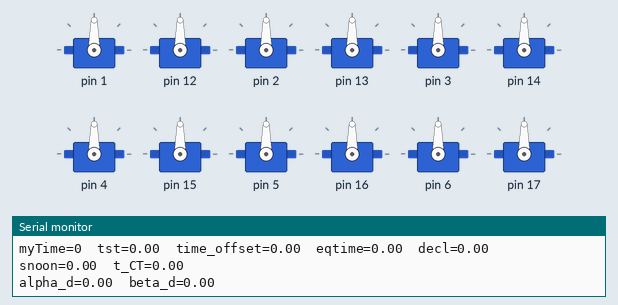
This sketch was run on a simulated Arduino Uno, built with avr-gcc and run on an emulated ATmega328P. Parts: 12 × servo, the last lines printed to the serial monitor.

Above: at 0.1 s.
At 60.3 s:
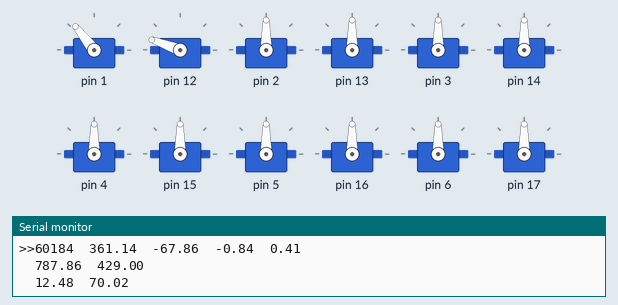
Timing chart, 0 to 61.8 s (numbered marks = the images above):
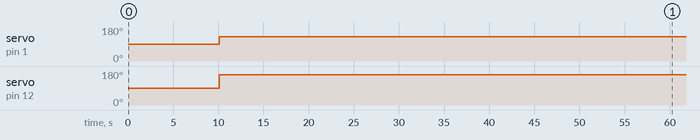

Measured:
- by itself, servo on pin 1: 90° → 128° at 10.1 s
- by itself, servo on pin 12: 90° → 159° at 10.1 s, → 160° 50.1 s later

The sketch:

SolarStill_test16_d.ino
```cpp
#include <Servo.h>
#include <math.h>

/*
 * Link for solar information:(1) https://www.esrl.noaa.gov/gmd/grad/solcalc/ ****use this one
                              (2) https://www.esrl.noaa.gov/gmd/grad/solcalc/azel.html
                              (3) https://www.timeanddate.com/sun/usa/las-cruces
 * Las Cruces Coorinate: 32.287989° N(+), -106.75385° W (-)
 * Azimuth and Elevation - an angular coordinate system for locating positions in the sky. Azimuth is measured clockwise from true north
   to the point on the horizon directly below the object. Elevation is measured vertically from that point on the horizon up to the object.
 * offset_azi_testunit=3;  offset_alt_testunit=3;  (in degree)
  */

          /*june 17 2021 - > day_of_year= 168*/

#define SERVOS 11
 int PTh=7;  //present time in hours*
 int PTm=8; //present time in minutes*
 int day_of_year= 170; //day of the year of the experiment*

 //---------------Solar_Angle---------------
 double Hour=0; //initiation of variable "Hour" (hour corresponds to current time)
 double gamma=0; //initiation of variable "gamma" (hour corresponds to current time)
 double eqtime=0; //initiation of variable "eqtime" (equation of time)
 double decl=0; //intiation of variable "decl" (solar declination angle (in radians))
 double time_offset=0; //initiation of variable "time_offset" (time offset (in minutes))
 double tst=0; //initiation of variable "tst" (true solar time (in minutes))
 double ha=0; //initiation of variable "ha" (solar hour angle (in radian))
 double phi=0; //initiation of variable "phi" (solar zenith angle (in radian))
 double alpha=0; //initiation of variable "alpha" (solar altitude angle (in radian))
 double beta=0; //initiation of variable "beta" (solar azimuth angle (in radian)
 double alpha_d=0; //initiation of variable "alpha_d" (solar altitude angle (in degree))
 double beta_d=0; //initiation of variable "beta_d" (solar altitude angle (in degree))
 double snoon=0; //initiation of variable "snoon" (solar noon (in minute))
 double t_CT=0; //initiation of variable "t_CT" (current time (in minutes))

 double s_x=0; //initiation of variable "s_x" (x-component of sun_vector)
 double s_y=0; //initiation of variable "s_y" (y-component of sun_vector)
 double s_z=0; //initiation of variable "s_z" (z-component of sun_vector)
 //-----------------------------------------

 double pi= 3.1415926; //value of 'pi'
 double r2d= 180/pi; //convesion ratio of radian to degree conversion
 double d2r= pi/180; //convesion ratio of degree to radian conversion
 double h=23.625; //height(in inch) of convex mirror focal point from the origin
                  //(centre point of the base on which these mirror units are intalled)

 int timezone=-6; //timezone in hour from UTC (Mountain Daylight Time)
 double latitude= 32.287989; //latitude position (in degree) of the experimental station (Jett Hall Annex)
 double longitude= -106.75385; //longitude position (in degree) of the experimental station (Jett Hall Annex)
 double lat= (d2r)*latitude; //latitude (in radian) for trigonometric functions
 unsigned long myTime;
 unsigned long last_seen;
//-------------------------------------------------------------------------

//---------------Mirror_UNITS-----------------
  //------Focus_Point--------
  double x[11]= {0,0,0,0,0,0,0,0,0,0,0}; //x position (in inch) of mirror unit
  double y[11]= {0,0,-18.75,0,0,0,0,0,0,0,0}; //y position (in inch) of unit#3
  double z[11]={h,h,h,h,h,h,h,h,h,h,h};; //z position (in inch) of unit#3
  //-------------------------

  double m_alt_d[11] = {0,0,0,0,0,0,0,0,0,0,0}; //inititiin of output of the function (mirror altitude angle)
  double m_azi_d[11] = {0,0,0,0,0,0,0,0,0,0,0}; //inititiin of output of the function (mirror azimuth angle)

  int offset_alt_d[11]={0,0,3,0,0,0,0,0,0,0,0}; //offset of altitude adjustment (in degree) for unit#3
  int offset_azi_d[11]={0,0,3,0,0,0,0,0,0,0,0}; //offset of azimuth adjustment (in degree) for unit#3
  int m_alt_d_offset[11]= {0,0,0,0,0,0,0,0,0,0,0}; //intial angle for altitude adjustment with offset for unit#3
  int m_azi_d_offset[11]= {0,0,0,0,0,0,0,0,0,0,0}; //intial angle for azimuth adjustment with offset for unit#3

  Servo myservo_alt[SERVOS]; //create servo object to control a servo for altitude adjustment for unit#3
  Servo myservo_azi[SERVOS]; //create servo object to control a servo for azimuthal adjustment for unit#3
//-------------------------------

void setup()
{
  //---------------UNIT#3--------------------

  for(int i=0; i<SERVOS; i++)
  {
    myservo_alt[i].attach(i+1); //attaches the 'altitude adjustment servo' of unit#3 on pin 5 to the servo object
    myservo_azi[i].attach(i+12); //attaches the 'azimuthal adjustment servo' of unit#3 on pin 6 to the servo object


        Serial.print("m_alt_d[i]=");
        Serial.print(m_alt_d[i]);
        Serial.print("\t");
        Serial.print("m_azi_d[i]=");
        Serial.print(m_azi_d[i]);
        Serial.print("\n");
  }
  //-----------------------------------------

    Serial.begin(9600);
    Serial.print("myTime=");
    Serial.print(myTime);
    Serial.print("\t");
    Serial.print("tst=");
    Serial.print(tst);
    Serial.print("\t");
    Serial.print("time_offset=");
    Serial.print(time_offset);
    Serial.print("\t");
    Serial.print("eqtime=");
    Serial.print(eqtime);
    Serial.print("\t");
    Serial.print("decl=");
    Serial.print(decl);
    Serial.print("\n");

    Serial.print("snoon=");
    Serial.print(snoon);
    Serial.print("\t");
    Serial.print("t_CT=");
    Serial.print(t_CT);
    Serial.print("\n");

    Serial.print("alpha_d=");
    Serial.print(alpha_d);
    Serial.print("\t");
    Serial.print("beta_d=");
    Serial.print(beta_d);
    Serial.print("\n");
}

void loop()
{
  myTime= millis();
  //-----------------------Solar_Angle----------------------------
    double Hour= (((PTh*60+PTm)*60000) +myTime)/3600000; //hour corresponds to current time

    double gamma= (2*pi/365)*(day_of_year-1+((Hour-12)/24));
                   //fractional year (in radian); [for leap year, use 366 instead of 365 in the denominator]
    eqtime= 229.18*(0.000075+0.001868*cos(gamma)-0.032077*sin(gamma)-0.014615*cos(2*gamma)-0.040849*sin(2*gamma));
                            //equation of time (in minutes)

   decl= 0.006918-0.399912*cos(gamma)+0.070257*sin(gamma)-0.006758*cos(2*gamma)+0.000907*sin(2*gamma)-0.002697*cos(3*gamma)+0.00148*sin(3*gamma);
                  //solar declination angle (in radians)
    time_offset= eqtime+4*longitude-60*timezone; //time offset (in minutes)

    tst= (PTh*60+PTm+time_offset) +(myTime/60000); //true solar time (in minutes)

    ha= (d2r)*((tst/4)-180); //solar hour angle(in radian)

    snoon= 360-4*longitude-eqtime; //solar noon for a given location is found from the longitude (in minutes)
    t_CT= (PTh*60+PTm) +(myTime/60000); //current time (in minutes)

    phi= acos(sin(lat)*sin(decl)+cos(lat)*cos(decl)*cos(ha)); //solar zenith angle angle (in radian)
    alpha= (pi/2 -phi); //solar altitude angle (in radian)
    beta= acos((sin(lat)*cos(phi)-sin(decl))/(cos(lat)*sin(phi))); //solar azimuth angle (in radian)

    if(t_CT <= snoon)
      {
        beta= pi-(beta); //solar azimuth angle (in radian) before solar noon
      }
    if(t_CT > snoon)
      {
        beta= pi+(beta); //solar azimuth angle (in radian) after solar noon
      }
    alpha_d= (r2d)*alpha; //solar altitude/elevation angle (in degree)
    beta_d= (r2d)*(beta); //solar azimuth angle (in degree)

    //------Sun_Vector------
    s_x= cos(alpha)*cos(beta); //x-component of sun_vector)
    s_y= -cos(alpha)*sin(beta); //y-component of sun_vector)
    s_z= sin(alpha); //z-component of sun_vector)
    //----------------------

//-----------------------------------------------------------------------------

for (int i = 0; i < 11; i++)
    {
      Mirror_angle(s_x, s_y, s_z, x[i], y[i], z[i], i);

       if(myTime - last_seen > 10000)
        {
          m_alt_d_offset[i]= offset_alt_d[i] +m_alt_d[i]; //intial angle for altitude adjustment with offset for unit#3
          myservo_alt[i].write(m_alt_d_offset[i]);


          m_azi_d_offset[i]= offset_azi_d[i] +m_azi_d[i]; //intial angle for azimuth adjustment with offset for unit#3
          myservo_azi[i].write(m_azi_d_offset[i]);

          last_seen = myTime;

        Serial.print("\t");
        Serial.print(m_alt_d[i]);
        Serial.print("\t");
        Serial.print(m_azi_d[i]);
        Serial.print("\n");
        }
    }
//-----------------------------------------------------------------------------


    Serial.print(">>");
    Serial.print(myTime);
    Serial.print("\t");
    Serial.print(tst);
    Serial.print("\t");
    Serial.print(time_offset);
    Serial.print("\t");
    Serial.print(eqtime);
    Serial.print("\t");
    Serial.print(decl);
    Serial.print("\n");

    Serial.print("\t");
    Serial.print(snoon);
    Serial.print("\t");
    Serial.print(t_CT);
    Serial.print("\n");

    Serial.print("\t");
    Serial.print(alpha_d);
    Serial.print("\t");
    Serial.print(beta_d);
    Serial.print("\n");

    delay(10000);
}

void Mirror_angle(double _sx, double _sy, double _sz, double _px, double _py, double _pz, int _mindex)
{
  double _fx= -_px/(sqrt(_px*_px+_py*_py+_pz*_pz)); //x-componenet of target_vector number (_mindex + 1)
  double _fy= -_py/(sqrt(_px*_px+_py*_py+_pz*_pz)); //y-componenet of target_vector number (_mindex + 1)
  double _fz= _pz/(sqrt(_px*_px+_py*_py+_pz*_pz)); //z-componenet of target_vector number (_mindex + 1)

  double _mx=(((abs(_sz+_fz))/(_sz+_fz))*(_sx+_fx))*(1/(sqrt((_sx+_fx)*(_sx+_fx)+(_sy+_fy)*(_sy+_fy)+(_sz+_fz)*(_sz+_fz))));
  double _my=(((abs(_sz+_fz))/(_sz+_fz))*(_sy+_fy))*(1/(sqrt((_sx+_fx)*(_sx+_fx)+(_sy+_fy)*(_sy+_fy)+(_sz+_fz)*(_sz+_fz))));
  double _mz=(abs(_sz+_fz))*(1/(sqrt((_sx+_fx)*(_sx+_fx)+(_sy+_fy)*(_sy+_fy)+(_sz+_fz)*(_sz+_fz))));

  double a=0; //elevation angle (in radian) of flat mirror of mirror unit
  double b=0; //azimutha angle (in radian) of flat mirror of mirror unit

    //---test----
    //theta= (r2d)*atan2(_my, _mx);

    //a= pi/2 -acos(_mz); //elevation angle (in radian) of flat mirror of unit#3

      if(_mx>0 && _my>=0)
      {
        a= pi/2 +acos(_mz);
        b= pi/2 -atan(abs(_my)/abs(_mx));
      }
      else if(_mx<=0 && _my>0)
      {
        a= pi/2 -acos(_mz);
        b= pi/2 +atan(abs(_my)/abs(_mx));
      }
      else if(_mx<0 && _my<=0)
      {
        a= pi/2 -acos(_mz);
        b= pi/2 -atan(abs(_my)/abs(_mx));
      }
      else if(_mx>=0 && _my<0)
      {
        a= pi/2 +acos(_mz);
        b= pi/2 +atan(abs(_my)/abs(_mx));
      }
      else {b=b;}

    m_alt_d[_mindex]= (r2d)*a; //elevation angle (in degree) of flat mirror of unit#3
    m_azi_d[_mindex]= (r2d)*b; //azimuth angle (in degree) of flat mirror of unit#3
}
```
